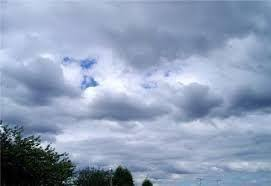
#> input picture 2022-03-Images/cloudy10.jpg, 271 x 186 px, found by its file name
$ jupyter execute cours2_image.ipynb
#> lines starting #> are read from the running program, lines starting #| are printed output that depends on the picture
### SIFT:Scale-invariant feature transformScale-invariant feature transform

**SIFT** les descripteurs fournissent une représentation alternative pour les régions d'image. Ils sont très utiles pour faire correspondre les images. Les détecteurs de coin simples fonctionnent bien lorsque les images à faire correspondre sont de nature similaire (en ce qui concerne l'échelle, l'orientation, etc.). Mais s'ils ont des échelles et des rotations différentes, les descripteurs SIFT doivent être utilisés pour les faire correspondre. SIFT est non seulement invariant à l'échelle, mais il obtient toujours de bons résultats lorsque la rotation, l'éclairage et les points de vue des images changent également.

### opencv et opencv-contrib

Afin de pouvoir utiliser les fonctions SIFT avec python-opencv,
vous devez d'abord installer opencv-contrib en suivant les instructions de ce lien :
https://pypi.org/project/opencv-contrib-python/.

### Exercice

Détecter les points clés SIFT et les dessine à l'aide d'entrer de l'image **cloudy10.jpg**.
Vous allez d'abord construire un objet SIFT puis utiliser la méthode **detect()**
pour calculer les points clés d'une image. Chaque point clé est
une caractéristique spéciale et possède plusieurs attributs. Par exemple,
ses coordonnées (x, y), son angle (orientation), sa réponse (force des points clés),
la taille du voisinage significatif, ...

Vous utilisez la fonction **drawKeyPoints()** de **cv2** pour dessiner les petits cercles autour des points clés détectés. Si le **cv2.DRAW_MATCHES_FLAGS_DRAW_RICH_KEYPOINTS** est appliqué à la fonction, elle dessinera un cercle avec la taille d'un point clé, ainsi que son orientation. Afin de calculer les points clés et le descripteur ensemble, vous allez utiliser la fonction **detectAndCompute()** .

### Création de descripteur d'image

* Cette image contient 319 descripteurs
* Chaque descripteur est un vecteur de longueur 128

**Etapes**
1. passage en gris
2. equalisation en histogramme
3. création d'une liste de descripteurs d'image
4. dessiner les points clés de l'image
5. afficher les descripteurs

[cell 1]
import numpy as np
import cv2 as cv
import matplotlib.pyplot as plt

[cell 2]
img = cv.imread('img/cours2/cloudy10.jpg')
#> img is the input picture: shape (186, 271, 3); mean B, G, R 184.1, 158, 142.4

plt.imshow(img)
plt.xticks([])
plt.yticks([])
plt.show()

[cell 3]
plt.imshow(plt.imread('img/cours2/cloudy10.jpg'))
plt.xticks([])
plt.yticks([])
plt.show()

## Etape 1 : Gray

[cell 4]
#gray= cv.cvtColor(img,cv.COLOR_BGR2GRAY)
gray= cv.imread('img/cours2/cloudy10.jpg',0)
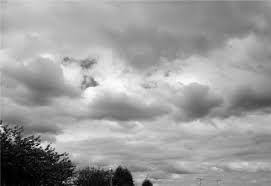
#> gray: shape (186, 271); min 0, max 254, mean 156.3
cv.imwrite('img/cours2/cloud_gray.jpg',gray)
#> Out = True

[cell 5]
gray.shape
#> Out = (186, 271)

## Etape 2 : Equalize

[cell 6]
equ = cv.equalizeHist(gray)
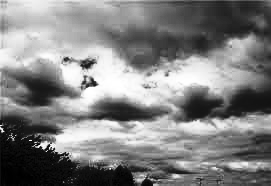
#> equ: shape (186, 271); min 0, max 255, mean 128.3
cv.imwrite('img/cours2/cloud_equal.jpg',equ)
#> Out = True

[cell 7]
equ.shape
#> Out = (186, 271)

## Etape 3 : liste descripteur

[cell 8]
sift = cv.SIFT_create()
kp, des = sift.detectAndCompute(gray,None)
#> kp = 104 keypoints; strongest (x, y, size): (3, 131, 2.1), (43, 145, 4.9), (22, 138, 1.9), (94, 84, 4.4)

[cell 9]
print(f'Descripteurs :  {des.shape}')
#| Descripteurs :  (104, 128)
print(des)
#> (printed output is left out)

## Etape 4 : dessiner les keypoints

[cell 10]
sift = cv.SIFT_create(300)
kp = sift.detect(equ,None)
#> kp = 300 keypoints; strongest (x, y, size): (87, 64, 7.6), (93, 83, 4.7), (120, 111, 18.8), (197, 106, 20.2)
img_kp =cv.drawKeypoints(equ,kp,img)
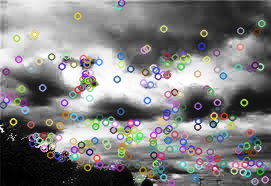
#> img_kp: shape (186, 271, 3); mean B, G, R 127.1, 127, 127.6
cv.imwrite('img/cours2/sift_keypoints.jpg',img_kp)
#> Out = True

[cell 11]
plt.imshow(img_kp)
plt.xticks([])
plt.yticks([])
plt.show()

## Etape 5: Afficher les descripteus

[cell 12]
kp, des = sift.detectAndCompute(equ,None)

[cell 13]
print(f'Descripteurs :  {des.shape}')
#| Descripteurs :  (300, 128)
print(des)
#> (printed output is left out)

[cell 14]
def transform_kp(file):
#> called with file = 'img/cours2/cloudy10.jpg'
    gray= cv.imread(file,0)
    equ = cv.equalizeHist(gray)
    sift = cv.SIFT_create(300)
    kp, des = sift.detectAndCompute(equ,None)
    img_kp =cv.drawKeypoints(equ,kp,gray)
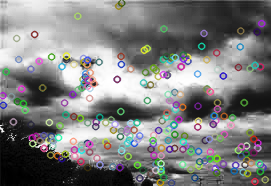
#> img_kp: shape (186, 271, 3); mean of channels 0, 1, 2 126.7, 127, 126.4; drawn as B, G, R
    cv.imwrite('sift_keypoints.jpg',img_kp)
    print(f'Descripteurs :  {des.shape}')
#| Descripteurs :  (300, 128)
    print(des)
#> (printed output is left out)

transform_kp('img/cours2/cloudy10.jpg')
